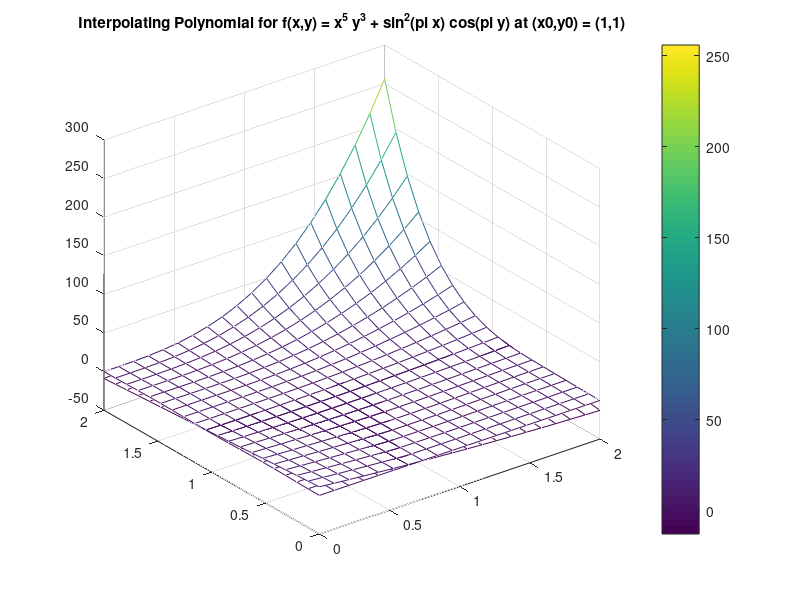

Recreate this plot in MATLAB.
%
% Interpolating Polynomial for f(x,y) = x^5 y^3 + sin^2(pi x) cos(pi y) at (x0,y0) = (1,1)
%

clear all;

n = 20;
x = linspace(0, 2, n)
y = linspace (0, 2, n)

f = zeros(n,n,1);
f0 = zeros(n,n,1);
f1 = zeros(n,n,1);
f2 = zeros(n,n,1);

for i=1:n
    for j=1:n
        f(i,j) = (x(i)^5)*(y(j)^3) + sin(pi*x(i))^2 * cos(pi*y(j));
    end
end 

%size(x)
%size(y)
%size(f)

figure(1)
mesh(x,y,f);
colorbar;
title ('Interpolating Polynomial for f(x,y) = x^5 y^3 + sin^2(pi x) cos(pi y) at (x0,y0) = (1,1)');
hold on;

% figure(2)
% mesh(x,y,f);
% colorbar;
% title ('Interpolating Polynomial for f(x,y) = x^5 y^3 + sin^2(pi x) cos(pi y) at (x0,y0) = (1,1)');
% hold on;

for i=1:n 
    for j=1:n
        f0(i,j) = 1;
        f1(i,j) = 1 + 5*(x(i)-1) + 3*(y(j)-1);
        f2(i,j) = f1(i,j) + (10-pi^2)*(x(i)-1)^2+ 15*(x(i)-1)*(y(j)-1) + 3*(y(j)-1)^2;
    end
end

mesh(x,y,f2);